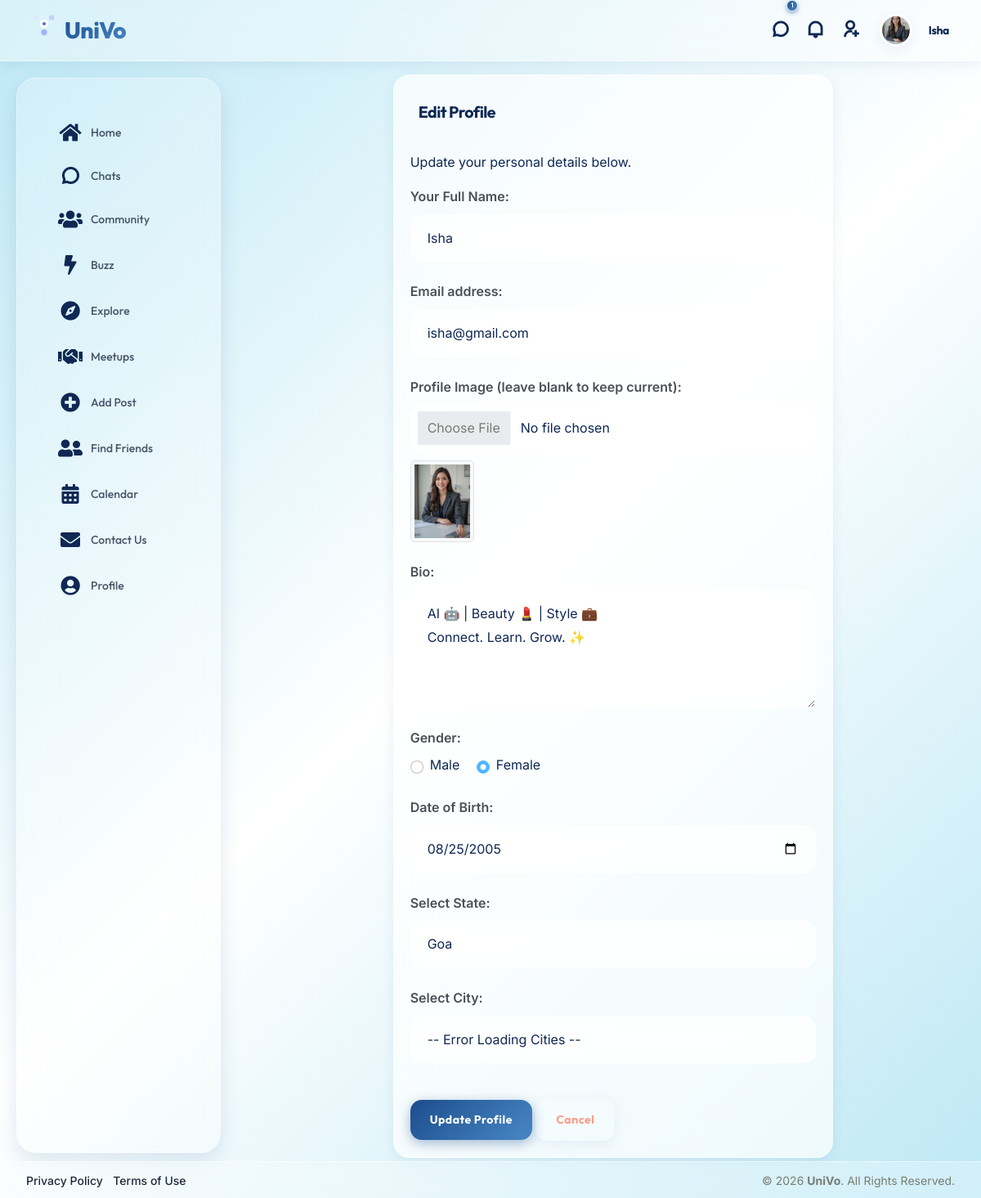
The app's page /profile/edit/ (signed in) with its own data.
### user/models.py (models this page shows, shortened)
class user(models.Model):
    userid=models.AutoField(primary_key=True)
    username=models.CharField(max_length=50)
    email=models.CharField(max_length=50)
    password=models.CharField(max_length=50)
    profile=models.ImageField(upload_to="assets/images/user/")
    bio=models.TextField(max_length=1000)
    gender=models.CharField(max_length=10)
    dob=models.DateField(validators=[no_future_date])
    cityid=models.ForeignKey(city,on_delete=models.CASCADE)
    registrationdt=models.DateTimeField(auto_now=True)
    last_checked_chats=models.DateTimeField(null=True, blank=True)
    last_checked_activity=models.DateTimeField(null=True, blank=True)
    last_checked_invites=models.DateTimeField(null=True, blank=True)
    last_seen=models.DateTimeField(null=True, blank=True)
    google_id=models.CharField(max_length=255, null=True, blank=True)  # Google OAuth user ID
    phone=models.CharField(max_length=15, null=True, blank=True)

### user/views.py (the view, shortened to what this page needs)
# urls.py: path('profile/edit/', views.edit_profile, name='edit_profile'),
def edit_profile(request):
    userid = request.session.get('userid')
    if not userid:
        return redirect('signin')
    u = user.objects.get(pk=userid)
    data = {
        "states": state.objects.all().order_by('statename'),
        "cities": city.objects.all().order_by('cityname'),
        "user_profile": u,
        "user_state_id": u.cityid.stateid.stateid if u.cityid else None,
    }
    return render(request, 'edit-profile.html', data)

### user/templates/edit-profile.html (shortened to what this page needs)
{% extends "base.html" %}
{% block content %}
<div class="content-inner" id="page_layout">
    <div class="container-fluid">
        <div class="row justify-content-center">
            <div class="col-sm-12 col-lg-8">
                <div class="card shadow-sm border-0 rounded-4">
                    <div class="card-header d-flex justify-content-between border-bottom-0 bg-transparent pt-4 px-4">
                        <div class="header-title">
                            <h4 class="card-title fw-bold">Edit Profile</h4>
                        </div>
                    </div>
                    <div class="card-body">
                        <p>Update your personal details below.</p>
                        <form method="post" enctype="multipart/form-data" action="{% url 'edit_profile' %}">
                            <div class="form-group">
                                <label class="form-label" for="name">Your Full Name:</label>
                                <input type="text" class="form-control" id="name" name="name"
                                    value="{{ user_profile.username }}" required>
                            </div>
                            <div class="form-group">
                                <label class="form-label" for="email">Email address:</label>
                                <input type="email" class="form-control" id="email" name="email"
                                    value="{{ user_profile.email }}" required>
                            </div>
                            <div class="form-group">
                                <label class="form-label" for="profile">Profile Image (leave blank to keep
                                    current):</label>
                                <input type="file" class="form-control" id="profile" name="fup">
                                {% if user_profile.profile %}
                                <div class="mt-2">
                                    <img src="{{ user_profile.profile.url }}" alt="Current Profile"
                                        class="img-thumbnail" style="max-height: 100px;">
                                </div>
                                {% endif %}
                            </div>
                            <div class="form-group">
                                <label class="form-label" for="bio">Bio:</label>
                                <textarea class="form-control" id="bio" name="bio" rows="4"
                                    required>{{ user_profile.bio }}</textarea>
                            </div>
                            <div class="form-group">
                                <label class="form-label">Gender:</label><br>
                                <div class="form-check form-check-inline">
                                    <input type="radio" class="form-check-input" name="gender" id="genderMale"
                                        value="male" {% if user_profile.gender|lower == 'male' %}checked{% endif %}>
                                    <label class="form-check-label" for="genderMale">Male</label>
                                </div>
                                <div class="form-check form-check-inline">
                                    <input type="radio" class="form-check-input" name="gender" id="genderFemale"
                                        value="female" {% if user_profile.gender|lower == 'female' %}checked{% endif %}>
                                    <label class="form-check-label" for="genderFemale">Female</label>
                                </div>
                            </div>
                            <div class="form-group">
                                <label class="form-label" for="dob">Date of Birth:</label>
                                <input type="date" class="form-control" id="dob" name="dob"
                                    value="{{ user_profile.dob|date:'Y-m-d' }}" required>
                            </div>
                            <div class="form-group">
                                <label class="form-label" for="state">Select State:</label>
                                <select name="state" id="state" class="form-control" required>
                                    {% for s in states %}
                                    <option value="{{ s.stateid }}" {% if user_state_id == s.stateid %}selected{% endif %}>{{ s.statename }}</option>
                                    {% endfor %}
                                </select>
                            </div>
                            <div class="form-group">
                                <label class="form-label" for="city">Select City:</label>
                                <select name="city" id="city" class="form-control" required disabled>
                                    <option value="">-- Select State First --</option>
                                </select>
                            </div>
                            <button type="submit" class="btn btn-primary mt-3">Update Profile</button>
                            <a href="{% url 'my_profile' %}" class="btn bg-danger-subtle mt-3 text-danger">Cancel</a>
                        </form>
                    </div>
                </div>
            </div>
        </div>
    </div>
</div>
{% endblock %}

### user/templates/base.html (shortened to what this page needs)
{% load static %}
<!doctype html>
<html lang="en">
  <head>
    <link rel="stylesheet" href="{% static 'assets/css/libs.min.css' %}" />
    <link rel="stylesheet" href="{% static 'assets/css/socialv1fc6.css' %}" />
    <link rel="stylesheet" href="{% static 'assets/css/custom_theme.css' %}?v=2.0" />
    <link
      rel="stylesheet"
      href="https://cdnjs.cloudflare.com/ajax/libs/font-awesome/5.15.4/css/all.min.css"
    />
    <link
      rel="stylesheet"
      href="https://cdn.jsdelivr.net/npm/remixicon@2.5.0/fonts/remixicon.css"
    />
    <link
      rel="stylesheet"
      href="https://cdn.jsdelivr.net/npm/vanillajs-datepicker@1.3.4/dist/css/datepicker.min.css"
    />
    <link
      rel="stylesheet"
      href="https://maxst.icons8.com/vue-static/landen/line-awesome/line-awesome/1.3.0/css/line-awesome.min.css"
    />
  </head>
  <body class="{% if user_settings and user_settings.dark_mode %}dark-mode{% endif %}">
    <div class="wrapper">
      <div class="iq-top-navbar">
        <div class="iq-navbar-custom">
          <nav class="navbar navbar-expand-lg navbar-light p-0">
            <div class="iq-navbar-logo d-flex justify-content-between">
              <a href="{% url 'home' %}">
                <img
                  src="{% static 'assets/images/animated_logo.svg' %}"
                  class="img-fluid rotating-logo"
                  alt="UniVo Logo"
                  style="max-height: 30px"
                />
                <span>UniVo</span>
              </a>
            </div>
            <div class="collapse navbar-collapse" id="navbarSupportedContent">
              <ul class="navbar-nav ms-auto navbar-list align-items-center">
                {% if current_user %}
                <li class="nav-item">
                  <a
                    href="{% url 'chats' %}"
                    class="d-flex align-items-center px-2 position-relative"
                    title="Community Chats"
                  >
                    <i class="ri-chat-3-line fs-5 text-white"></i>
                    {% if unread_chat_count > 0 %}
                    <span
                      class="position-absolute bg-danger border border-light rounded-circle d-flex align-items-center justify-content-center text-white"
                      style="
                        width: 14px;
                        height: 14px;
                        top: 0px;
                        right: 0px;
                        font-size: 8px;
                      "
                    >
                      {{ unread_chat_count }}
                    </span>
                    {% endif %}
                  </a>
                </li>
                <li class="nav-item">
                  <a
                    href="{% url 'activity' %}"
                    class="d-flex align-items-center px-2 position-relative"
                    title="Notifications"
                  >
                    <i class="ri-notification-line fs-5 text-white"></i>
                  </a>
                </li>
                <li class="nav-item">
                  <a
                    href="{% url 'invitations_list' %}"
                    class="d-flex align-items-center px-2 position-relative"
                    title="Friend Requests"
                  >
                    <i class="ri-user-add-line fs-5 text-white"></i>
                  </a>
                </li>
                <li class="nav-item dropdown">
                  <a
                    href="#"
                    class="d-flex align-items-center dropdown-toggle"
                    id="drop-down-arrow"
                    data-bs-toggle="dropdown"
                    aria-haspopup="true"
                    aria-expanded="false"
                  >
                    {% if current_user.profile %}
                    <img
                      src="{{ current_user.profile.url }}"
                      class="img-fluid rounded-circle me-3"
                      alt="user"
                      style="width: 40px; height: 40px; object-fit: cover"
                    />
                    {% else %}
                    <img
                      src="{% static 'assets/images/user/1.jpg' %}"
                      class="img-fluid rounded-circle me-3"
                      alt="user"
                    />
                    {% endif %}
                    <div class="caption">
                      <h6 class="mb-0 line-height">
                        {{ current_user.username|default:"User" }}
                      </h6>
                    </div>
                  </a>
                </li>
                {% else %}
                <li class="nav-item pe-3 d-flex align-items-center">
                  <a href="{% url 'signup' %}" class="d-flex align-items-center text-dark text-decoration-none" style="height: 40px; font-weight: 500;">
                    <i class="ri-login-box-line me-2 fs-5"></i> Login
                  </a>
                </li>
                {% endif %}
              </ul>
            </div>
          </nav>
        </div>
      </div>
      <div class="iq-sidebar sidebar-default">
        <div id="sidebar-scrollbar">
          <nav class="iq-sidebar-menu">
            <ul id="iq-sidebar-toggle" class="iq-menu">
              {% block sidebar %}
              <li class="">
                <a href="{% url 'home' %}" class="sidebar-link">
                  <i class="fas fa-home me-2"></i><span>Home</span>
                </a>
              </li>
              <li class="">
                <a href="{% url 'chats' %}" class="sidebar-link">
                  <i class="ri-chat-3-line me-2"></i><span>Chats</span>
                </a>
              </li>
              <li class="">
                <a href="{% url 'group' %}" class="sidebar-link">
                  <i class="fas fa-users me-2"></i><span>Community</span>
                </a>
              </li>
              <li class="">
                <a href="{% url 'buzz' %}" class="sidebar-link">
                  <i class="fas fa-bolt me-2"></i><span>Buzz</span>
                </a>
              </li>
              <li class="">
                <a href="{% url 'blog_list' %}" class="sidebar-link">
                  <i class="fas fa-compass me-2"></i><span>Explore</span>
                </a>
              </li>
              <li class="">
                <a href="{% url 'meetup_list' %}" class="sidebar-link">
                  <i class="fas fa-handshake me-2"></i><span>Meetups</span>
                </a>
              </li>
              <li class="">
                <a href="{% url 'unified_add_post' %}" class="sidebar-link">
                  <i class="fas fa-plus-circle me-2"></i><span>Add Post</span>
                </a>
              </li>
              <li class="">
                <a href="{% url 'users_list' %}" class="sidebar-link">
                  <i class="fas fa-user-friends me-2"></i><span>Find Friends</span>
                </a>
              </li>
              <li class="">
                <a href="{% url 'calendar' %}" class="sidebar-link">
                  <i class="fas fa-calendar-alt me-2"></i><span>Calendar</span>
                </a>
              </li>
              <li class="">
                <a href="{% url 'contact_us' %}" class="sidebar-link">
                  <i class="fas fa-envelope me-2"></i><span>Contact Us</span>
                </a>
              </li>
              <li class="">
                <a href="{% url 'my_profile' %}" class="sidebar-link">
                  <i class="fas fa-user-circle me-2"></i><span>Profile</span>
                </a>
              </li>
              {% endblock sidebar %}
            </ul>
          </nav>
          <div class="p-5"></div>
        </div>
      </div>
      <div id="content-page" class="content-page {% block content_class %}{% endblock %}">
        <div class="container-fluid">
          {% block content %} {% endblock %}
        </div>
      </div>
      <footer class="iq-footer bg-transparent border-top py-0" style="line-height: normal;">
        <div class="container-fluid">
          <div class="row align-items-center">
            <div class="col-md-6 text-center text-md-start mb-2 mb-md-0">
              <ul class="list-inline mb-0">
                <li class="list-inline-item">
                  <a href="#" class="text-secondary small text-decoration-none">Privacy Policy</a>
                </li>
                <li class="list-inline-item">
                  <a href="#" class="text-secondary small text-decoration-none">Terms of Use</a>
                </li>
              </ul>
            </div>
            <div class="col-md-6 text-center text-md-end text-secondary small">
              &copy; 2026 <strong>UniVo</strong>. All Rights Reserved.
            </div>
          </div>
        </div>
      </footer>
    </div>
    <div class="toast-container position-fixed bottom-0 end-0 p-3" style="z-index: 5000;">
    </div>
    </body>
</html>

### user/templates/edit-profile.html (style rules this page uses)
.form-group { margin-bottom: 1.5rem; }
.form-label { font-weight: 600; margin-bottom: 0.5rem; color: #495057; }
.form-control, .form-select { padding: 12px 16px; border-radius: 10px; border: 1.5px solid #eee; background-color: #f8f9fa; transition: all 0.3s ease; }

### records on screen
user: profile (picture), username "Isha", name "Isha", email "isha@gmail.com", bio "AI 🤖 | Beauty 💄 | Style 💼 Connect. Learn. Grow. ✨", gender "☐ Male", gender "☑ Female", dob "08/25/2005"

### other values on screen
{{ unread_chat_count }} "1"
form field state "Goa"
